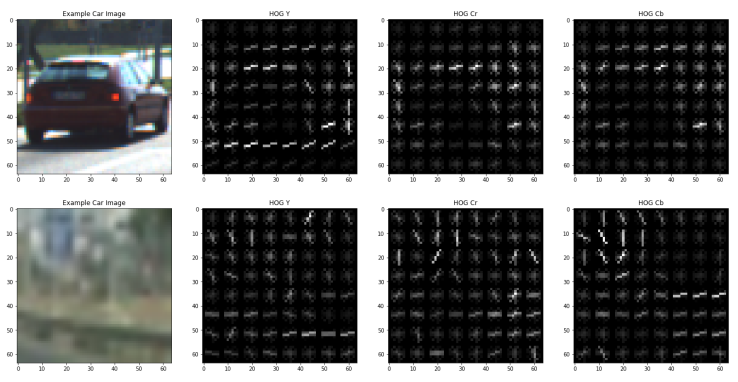
#> input picture examples/HOG_example.png, 1476 x 764 px (shown at 1/2 size)
$ python -i lesson_functions.py   (imports and definitions only)   (older library calls are emulated)
#> lines starting #> are read from the running program, lines starting #| are printed output that depends on the picture
import matplotlib.image as mpimg
import numpy as np
import cv2
from skimage.feature import hog

# [14 lines left out: function convert_color, not called in this run]

# Define a function to return HOG features and visualization
def get_hog_features(img, orient, pix_per_cell, cell_per_block,
                        vis=False, feature_vec=True):
    # Call with two outputs if vis==True
    if vis == True:
        features, hog_image = hog(img, orientations=orient,
                                  pixels_per_cell=(pix_per_cell, pix_per_cell),
                                  cells_per_block=(cell_per_block, cell_per_block),
                                  transform_sqrt=True,
                                  visualise=vis, feature_vector=feature_vec)
        return features, hog_image
    # Otherwise call with one output
    else:
        features = hog(img, orientations=orient,
                       pixels_per_cell=(pix_per_cell, pix_per_cell),
                       cells_per_block=(cell_per_block, cell_per_block),
                       transform_sqrt=True,
                       visualise=vis, feature_vector=feature_vec)
        return features

# Define a function to compute binned color features
def bin_spatial(img, size=(32, 32)):
    # Use cv2.resize().ravel() to create the feature vector
    features = cv2.resize(img, size).ravel()
    # Return the feature vector
    return features

# Define a function to compute color histogram features
# NEED TO CHANGE bins_range if reading .png files with mpimg!
def color_hist(img, nbins=32, bins_range=(0, 256)):
    # Compute the histogram of the color channels separately
    channel1_hist = np.histogram(img[:,:,0], bins=nbins, range=bins_range)
    channel2_hist = np.histogram(img[:,:,1], bins=nbins, range=bins_range)
    channel3_hist = np.histogram(img[:,:,2], bins=nbins, range=bins_range)
    # Concatenate the histograms into a single feature vector
    hist_features = np.concatenate((channel1_hist[0], channel2_hist[0], channel3_hist[0]))
    # Return the individual histograms, bin_centers and feature vector
    return hist_features

# Define a function to extract features from a list of images
# Have this function call bin_spatial() and color_hist()
# [103 lines left out: functions extract_features, slide_window, draw_boxes, not called in this run]

# Define a function to extract features from a single image window
# This function is very similar to extract_features()
# just for a single image rather than list of images
def single_img_features(img, color_space='RGB', spatial_size=(32, 32),
                        hist_bins=32, orient=9,
                        pix_per_cell=8, cell_per_block=2, hog_channel=0,
                        spatial_feat=True, hist_feat=True, hog_feat=True):
    #1) Define an empty list to receive features
    img_features = []
    #2) Apply color conversion if other than 'RGB'
    if color_space != 'RGB':
        if color_space == 'HSV':
            feature_image = cv2.cvtColor(img, cv2.COLOR_RGB2HSV)
        elif color_space == 'LUV':
            feature_image = cv2.cvtColor(img, cv2.COLOR_RGB2LUV)
        elif color_space == 'HLS':
            feature_image = cv2.cvtColor(img, cv2.COLOR_RGB2HLS)
        elif color_space == 'YUV':
            feature_image = cv2.cvtColor(img, cv2.COLOR_RGB2YUV)
        elif color_space == 'YCrCb':
            feature_image = cv2.cvtColor(img, cv2.COLOR_RGB2YCrCb)
    else: feature_image = np.copy(img)
    #3) Compute spatial features if flag is set
    if spatial_feat == True:
        spatial_features = bin_spatial(feature_image, size=spatial_size)
        #4) Append features to list
        img_features.append(spatial_features)
    #5) Compute histogram features if flag is set
    if hist_feat == True:
        hist_features = color_hist(feature_image, nbins=hist_bins)
        #6) Append features to list
        img_features.append(hist_features)
    #7) Compute HOG features if flag is set
    if hog_feat == True:
        if hog_channel == 'ALL':
            hog_features = []
            for channel in range(feature_image.shape[2]):
                hog_features.extend(get_hog_features(feature_image[:,:,channel],
                                    orient, pix_per_cell, cell_per_block,
                                    vis=False, feature_vec=True))
        else:
            hog_features = get_hog_features(feature_image[:,:,hog_channel], orient,
                        pix_per_cell, cell_per_block, vis=False, feature_vec=True)
        #8) Append features to list
        img_features.append(hog_features)

    #9) Return concatenated array of features
    return np.concatenate(img_features)

# Define a function you will pass an image
# and the list of windows to be searched (output of slide_windows())
# [116 lines left out: functions search_windows, find_cars, not called in this run]

>>> import cv2
>>> picture = cv2.cvtColor(cv2.imread('examples/HOG_example.png'), cv2.COLOR_BGR2RGB)
>>> result = single_img_features(picture)
#> in bin_spatial, `features = cv2.resize(img, size).ravel()`: features = 3072 values, max 255 at index 0, min 0 at index 222, mean 104.5
#> in single_img_features, `spatial_features = bin_spatial(feature_image, size=spatial_size)`: spatial_features has the same summary as features in bin_spatial
#> in color_hist, `hist_features = np.concatenate((channel1_hist[0], channel2_hist[0], ch..`: hist_features = 96 values, max 348176 at index 95, min 1837 at index 89, mean 35239.5
#> in get_hog_features, `features = hog(img, orientations=orient, pixels_per_cell=(pix_per_cell..`:
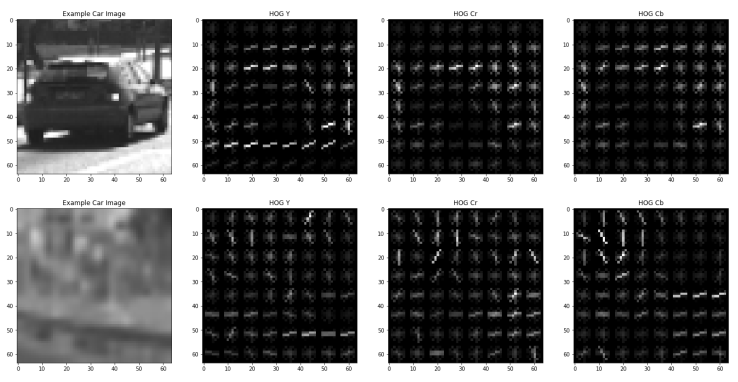
#> img: shape (764, 1476) (shown at 1/2 size); min 0, max 255, mean 105.9

$ run again, on examples/bboxes_and_heat.png
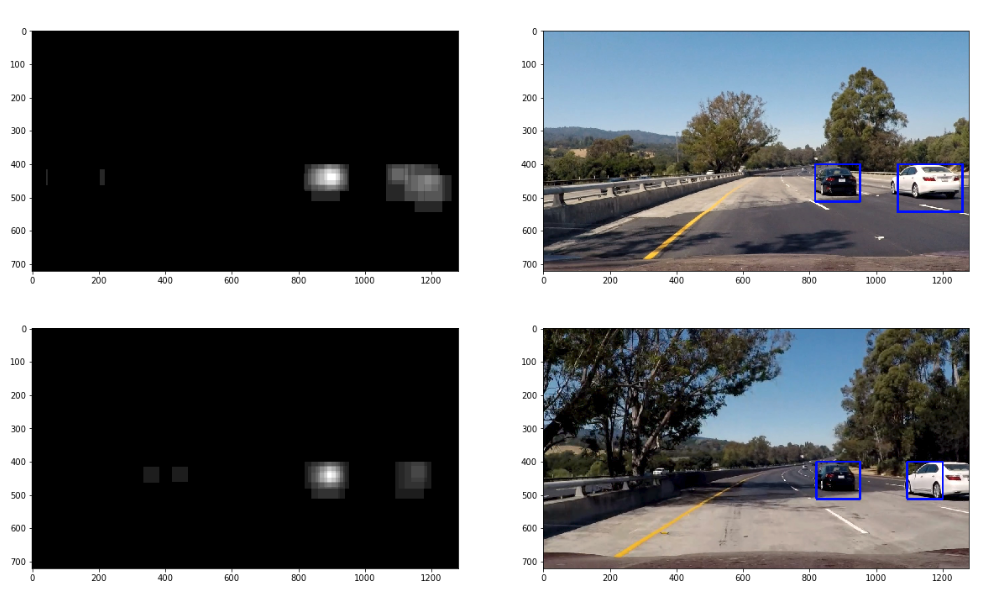
#> input picture examples/bboxes_and_heat.png, 986 x 591 px
#> features = 3072 values, max 255 at index 0, min 0 at index 195, mean 115.2
#> spatial_features has the same summary as features in bin_spatial
#> in color_hist, `hist_features = np.concatenate((channel1_hist[0], channel2_hist[0], ch..`: hist_features = 96 values, max 205152 at index 0, min 583 at index 60, mean 18210.2
#> in get_hog_features, `features = hog(img, orientations=orient, pixels_per_cell=(pix_per_cell..`:
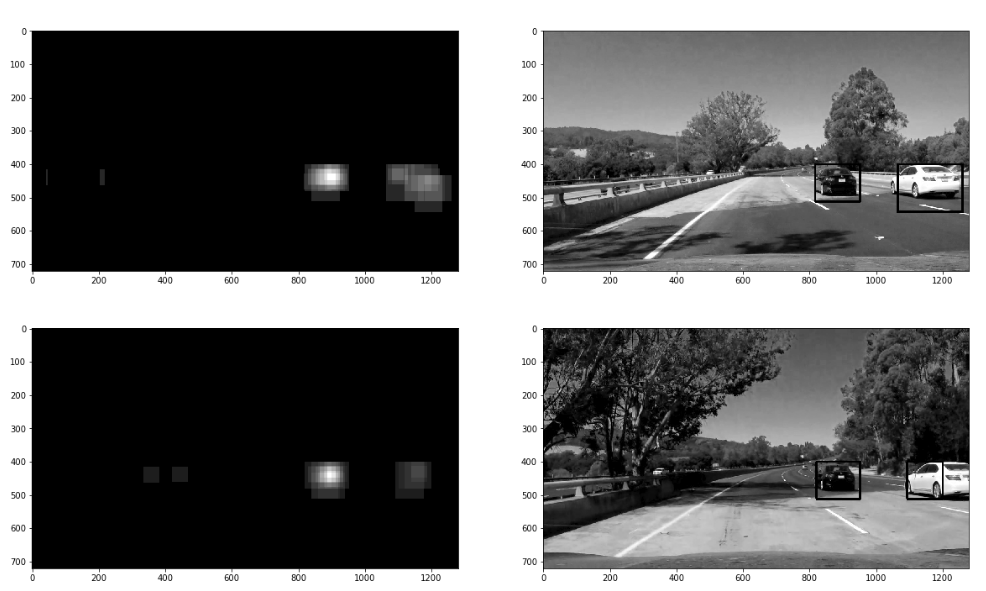
#> img: shape (591, 986); min 0, max 255, mean 110

$ run again, on examples/car_not_car.png
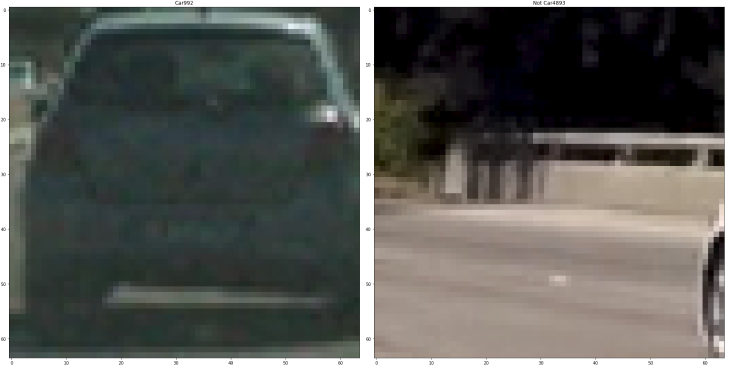
#> input picture examples/car_not_car.png, 1467 x 755 px (shown at 1/2 size)
#> features = 3072 values, max 255 at index 0, min 0 at index 144, mean 92.64
#> spatial_features has the same summary as features in bin_spatial
#> in color_hist, `hist_features = np.concatenate((channel1_hist[0], channel2_hist[0], ch..`: hist_features = 96 values, max 186876 at index 5, min 254 at index 93, mean 34612
#> in get_hog_features, `features = hog(img, orientations=orient, pixels_per_cell=(pix_per_cell..`:
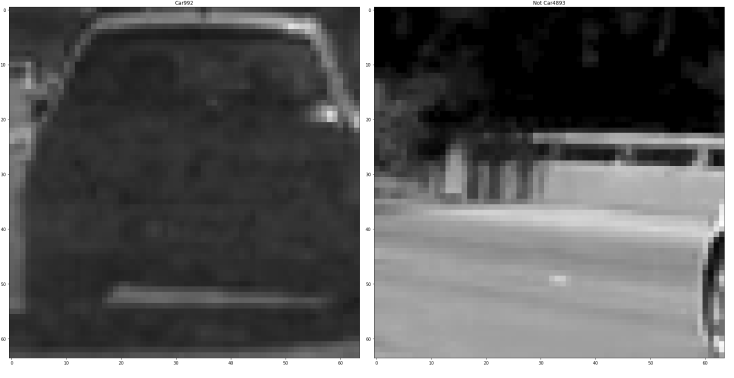
#> img: shape (755, 1467) (shown at 1/2 size); min 0, max 255, mean 95.1

$ run again, on examples/sliding_window.png
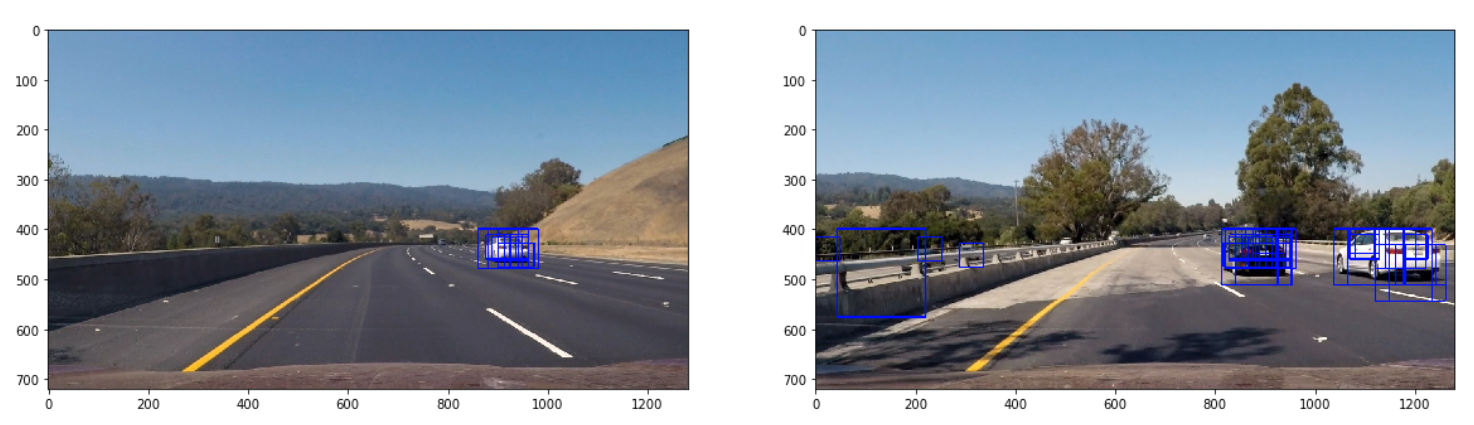
#> input picture examples/sliding_window.png, 1474 x 425 px
#> features = 3072 values, max 255 at index 0, min 0 at index 1818, mean 152.7
#> spatial_features has the same summary as features in bin_spatial
#> in color_hist, `hist_features = np.concatenate((channel1_hist[0], channel2_hist[0], ch..`: hist_features = 96 values, max 158098 at index 95, min 516 at index 60, mean 19576.6
#> in get_hog_features, `features = hog(img, orientations=orient, pixels_per_cell=(pix_per_cell..`:
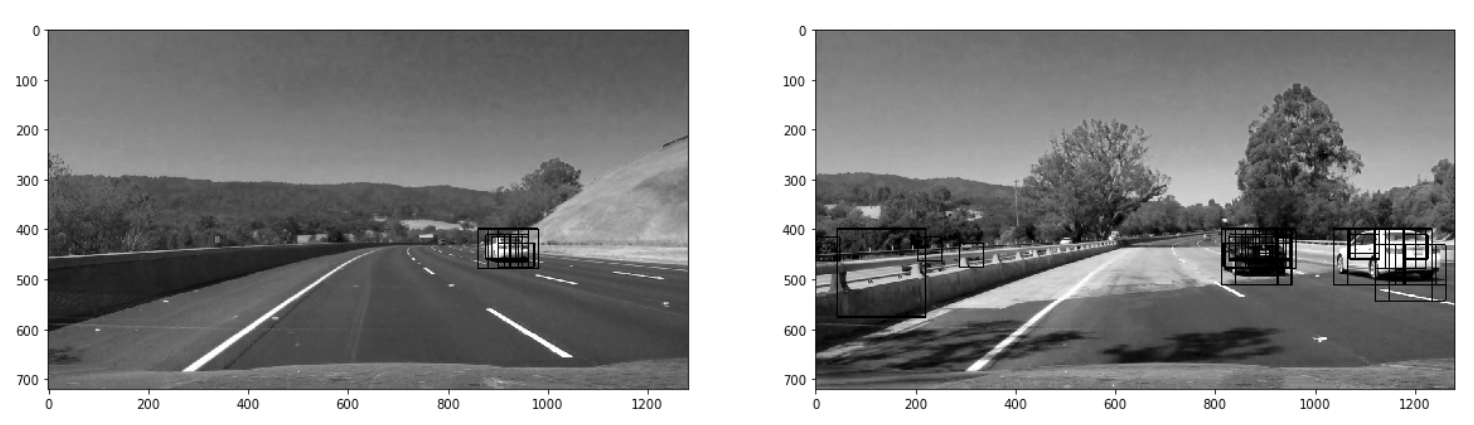
#> img: shape (425, 1474); min 0, max 255, mean 143.1
